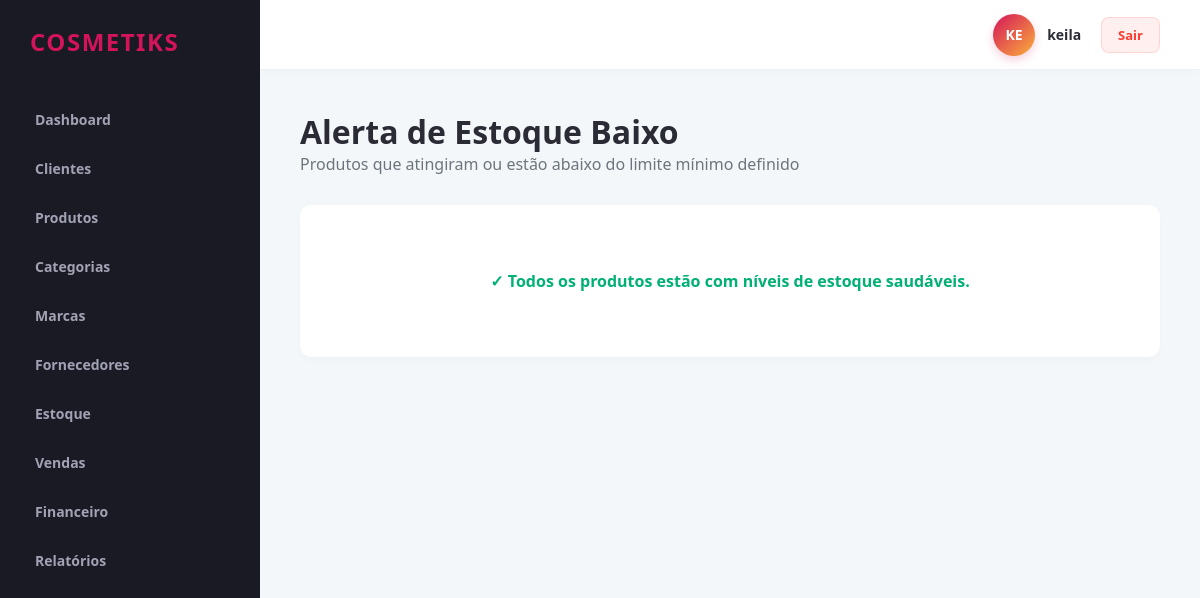
Page /estoque/critico (signed in) on the earlier database version.
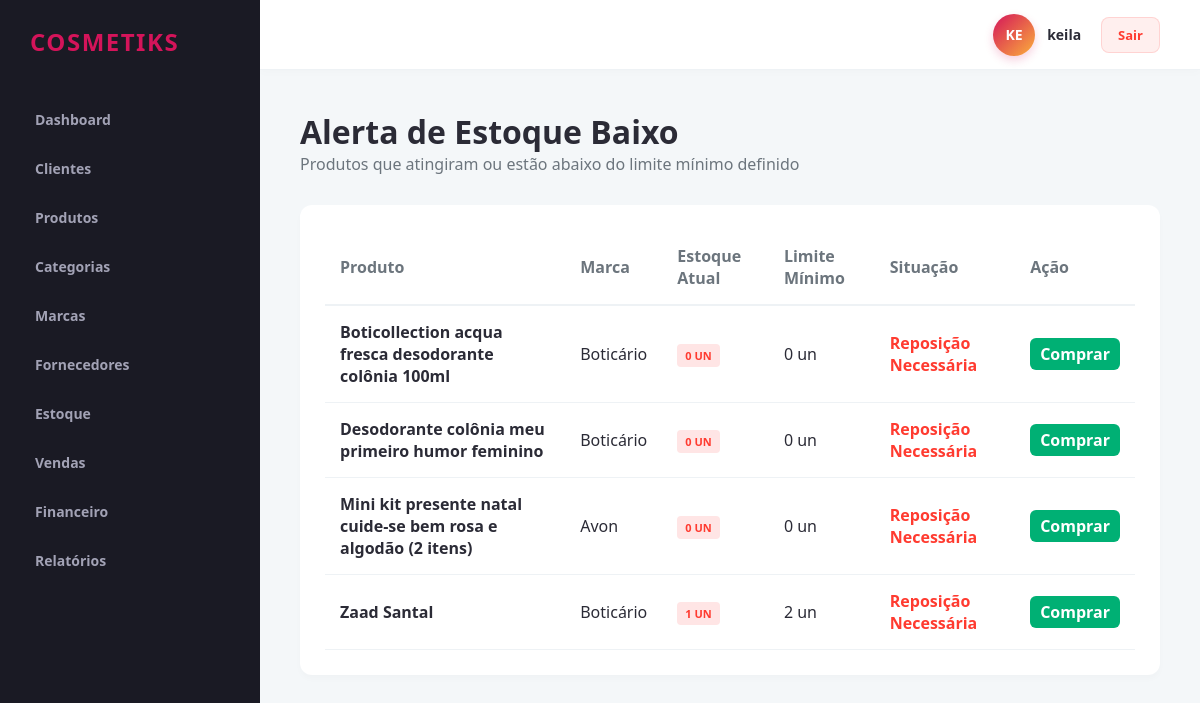
Same page on the later database version.
### app/models/produto.py (models this page shows)
class Produto(db.Model):
    __tablename__ = 'produtos'
    id = db.Column(db.Integer, primary_key=True)
    revendedor_id = db.Column(db.Integer, db.ForeignKey('revendedores.id'), nullable=False)
    categoria_id = db.Column(db.Integer, db.ForeignKey('categorias.id'), nullable=False)
    marca_id = db.Column(db.Integer, db.ForeignKey('marcas.id'), nullable=False)
    fornecedor_id = db.Column(db.Integer, db.ForeignKey('fornecedores.id'), nullable=False)
    nome = db.Column(db.String(150), nullable=False)
    codigo_barras = db.Column(db.String(50), nullable=True)
    descricao = db.Column(db.Text, nullable=True)
    quantidade_estoque = db.Column(db.Integer, default=0, nullable=False)
    estoque_minimo = db.Column(db.Integer, default=0, nullable=False)
    preco_custo = db.Column(db.Numeric(10, 2), nullable=False)
    preco_venda = db.Column(db.Numeric(10, 2), nullable=False)
    data_compra = db.Column(db.Date, nullable=True)
    situacao = db.Column(db.String(20), default='Ativo')
    movimentacoes_estoque = db.relationship('Estoque', backref='produto', lazy=True)

### app/models/marca.py (models this page shows)
class Marca(db.Model):
    __tablename__ = 'marcas'
    id = db.Column(db.Integer, primary_key=True)
    revendedor_id = db.Column(db.Integer, db.ForeignKey('revendedores.id'), nullable=False)
    nome = db.Column(db.String(100), nullable=False)
    descricao = db.Column(db.Text, nullable=True)
    produtos = db.relationship('Produto', backref='marca', lazy=True)

### app/controllers/estoque_controller.py (the view)
@estoque_bp.route('/critico')
@revendedor_required
def estoque_critico():
    revendedor_id = session.get('revendedor_id')
    produtos_baixos = produto_service.verificar_produtos_estoque_baixo(revendedor_id)
    return render_template('produtos/estoque_baixo.html', produtos=produtos_baixos)

### app/controllers/estoque_controller.py (called while the page is built)
def revendedor_required(f):
    @wraps(f)
    def decorated_function(*args, **kwargs):
        if not session.get('usuario_logado') or session.get('is_admin'):
            flash('Acesso restrito a revendedores autenticados.', 'danger')
            return redirect(url_for('auth.login'))
        return f(*args, **kwargs)
    return decorated_function

### app/repositories/produto_repository.py (called while the page is built)
    def verificar_estoque_baixo(self, revendedor_id):
        return self.model.query.filter(
            self.model.revendedor_id == revendedor_id,
            self.model.quantidade_estoque <= self.model.estoque_minimo
        ).order_by(self.model.nome.asc()).all()

### app/services/produto_service.py (called while the page is built)
    def verificar_produtos_estoque_baixo(self, revendedor_id):
        return self.produto_repo.verificar_estoque_baixo(revendedor_id)

### app/templates/produtos/estoque_baixo.html
{% extends 'base.html' %}
{% block content %}
<div class="header-panel">
    <div>
        <h1>Alerta de Estoque Baixo</h1>
        <p style="color: var(--text-muted);">Produtos que atingiram ou estão abaixo do limite mínimo definido</p>
    </div>
</div>
<div class="data-table-container">
    {% if produtos %}
    <table class="data-table">
        <thead>
            <tr>
                <th>Produto</th>
                <th>Marca</th>
                <th>Estoque Atual</th>
                <th>Limite Mínimo</th>
                <th>Situação</th>
                <th>Ação</th>
            </tr>
        </thead>
        <tbody>
            {% for p in produtos %}
            <tr>
                <td><strong>{{ p.nome }}</strong></td>
                <td>{{ p.marca.nome }}</td>
                <td><span class="badge-stock critical">{{ p.quantidade_estoque }} un</span></td>
                <td>{{ p.estoque_minimo }} un</td>
                <td><span style="color: var(--danger); font-weight: 600;">Reposição Necessária</span></td>
                <td>
                    <a href="{{ url_for('estoque.movimentar') }}" class="btn btn-success" style="padding: 5px 10px;">Comprar</a>
                </td>
            </tr>
            {% endfor %}
        </tbody>
    </table>
    {% else %}
    <div style="text-align: center; padding: 40px; color: var(--success); font-weight: 700;">
        ✓ Todos os produtos estão com níveis de estoque saudáveis.
    </div>
    {% endif %}
</div>
{% endblock %}

Differences in the rows shown:
added Produto: nome "Boticollection acqua fresca desodorante colônia 100ml", marca.nome "Boticário", quantidade_estoque "0", estoque_minimo "0"
added Produto: nome "Desodorante colônia meu primeiro humor feminino", marca.nome "Boticário", quantidade_estoque "0", estoque_minimo "0"
added Produto: nome "Mini kit presente natal cuide-se bem rosa e algodão (2 itens)", marca.nome "Avon", quantidade_estoque "0", estoque_minimo "0"
now on this page (row edited): Produto: nome "Zaad Santal", marca.nome "Boticário", quantidade_estoque "1", estoque_minimo "2"
Other differences:
text no longer shown: "✓ Todos os produtos estão com níveis de estoque saudáveis."
text now shown: "Produto Marca Estoque Atual Limite Mínimo Situação Ação"
